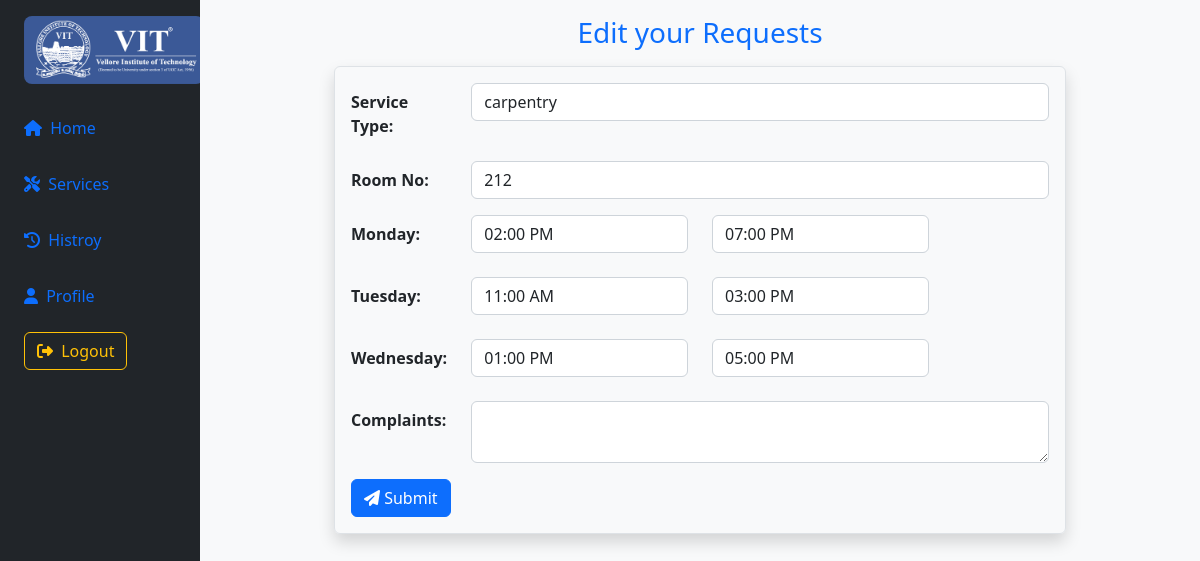
The page /frontend/edit.php?id=1 (signed in) on the database its author committed.
### tables this page shows
CREATE TABLE IF NOT EXISTS `mens_hostel` (
  `id` int(11) NOT NULL AUTO_INCREMENT,
  `regNo` varchar(9) NOT NULL,
  `name` varchar(30) NOT NULL,
  `block` varchar(5) NOT NULL,
  `roomNo` int(6) NOT NULL,
  `service` varchar(20) NOT NULL,
  `day1` varchar(20) NOT NULL,
  `day1slot` varchar(30) NOT NULL,
  `day2` varchar(20) NOT NULL,
  `day2slot` varchar(30) NOT NULL,
  `day3` varchar(20) NOT NULL,
  `day3slot` varchar(30) NOT NULL,
  `complaints` varchar(350) DEFAULT NULL,
  `registered` date NOT NULL,
  `status` varchar(30) NOT NULL,
  `comments` varchar(600) DEFAULT NULL,
  PRIMARY KEY (`id`)
);

### backend/selectService.php (called while the page is built, shortened)
<?php
    include('connectDB.php');
    function editById($id){
        global $con;
        $query = "";
        if($_SESSION['gender'] == "male"){
            $query = "select service, day1, day2, day3, day1slot, day2slot, day3slot, complaints from mens_hostel where id=$id";
        }
        elseif($_SESSION['gender'] == "female"){
            $query = "select service, day1, day2, day3, day1slot, day2slot, day3slot, complaints from womens_hostel where id=$id";
        }
        $result = mysqli_query($con, $query);
        if(!$result){
            echo "<script type='text/javascript'>alert('error to fetch data :('); window.location = '../frontEnd/home.php'; </script>";
        }
        else
            return $result;
    }
?>

### frontend/edit.php (the view, shortened to what this page needs)
<?php require_once('../components/html_head.php'); ?>
<?php
    $id = $_GET['id'];
    require_once("../backend/selectService.php");
    $result = editById($id);
    $data = mysqli_fetch_assoc($result);
    $arr1 = explode("-", $data['day1slot']);
    $arr2 = explode("-", $data['day2slot']);
    $arr3 = explode("-", $data['day3slot']);
?>
<main>
    <div class="container-fluid">
        <div class="row flex-nowrap">
            <?php require_once('../components/navbar.php'); ?>
            <div class="col py-3 bg-light">
                <h3 class="text-primary mb-3 text-center">Edit your Requests</h3>
                <form method="POST" onsubmit="return validate();" action="../backend/updateService.php"
                class="m-3 p-3 border w-75 mx-auto rounded shadow">
                    <div class="row mb-3">
                        <label for="service" class="col-sm-2 col-form-label fw-bold">Service Type:</label>
                        <div class="col-sm-10">
                            <input type="text" class="form-control" id="service" name="service" value="<?= $data['service'] ?>" readonly>
                        </div>
                    </div>
                    <div class="row mb-3">
                        <label for="roomno" class="col-sm-2 col-form-label fw-bold">Room No:</label>
                        <div class="col-sm-10">
                        <input type="number" class="form-control" id="roomno" name="roomNo" value="<?= $_SESSION['roomNo'] ?>" readonly>
                        </div>
                    </div>
                    <div class="form-row row mb-3">
                        <label for="from1" class="col-sm-2 col-form-label fw-bold"><?= $data['day1'] ?>:</label>
                        <div class="form-group col-md-4 mb-2">
                            <select id="from1" name="from1" class="form-control" onchange="show(this, document.getElementById('to1'));" required>
                                <option value="<?= $arr1[0]?>" hidden selected><?= $arr1[0]?></option>
                            </select>
                        </div>
                        <div class="form-group col-md-4">
                            <select id="to1" name="to1" class="form-control" required>
                                <option value="<?= $arr1[1]?>" hidden selected><?= $arr1[1]?></option>
                            </select>
                        </div>
                    </div>
                    <div class="form-row row mb-3">
                        <label for="from2" class="col-sm-2 col-form-label fw-bold"><?= $data['day2'] ?>:</label>
                        <div class="form-group col-md-4 mb-2">
                            <select id="from2" name="from2" class="form-control" onchange="show(this, document.getElementById('to2'));" required>
                                <option value="<?= $arr2[0]?>" hidden selected><?= $arr2[0]?></option>
                            </select>
                        </div>
                        <div class="form-group col-md-4">
                            <select id="to2" name="to2" class="form-control" required>
                                <option value="<?= $arr2[1]?>" hidden selected><?= $arr2[1]?></option>
                            </select>
                        </div>
                    </div>
                    <div class="form-row row mb-3">
                        <label for="from3" class="col-sm-2 col-form-label fw-bold"><?= $data['day3'] ?>:</label>
                        <div class="form-group col-md-4 mb-2">
                            <select id="from3" name="from3" class="form-control" onchange="show(this, document.getElementById('to3'));" required>
                                <option value="<?= $arr3[0]?>" hidden selected><?= $arr3[0]?></option>
                            </select>
                        </div>
                        <div class="form-group col-md-4">
                            <select id="to3" name="to3" class="form-control" required>
                                <option value="<?= $arr3[1]?>" hidden selected><?= $arr3[1]?></option>
                            </select>
                        </div>
                    </div>
                    <?php if($data['service'] != "roomcleaning") : ?>
                        <div class="row mb-3">
                            <label for="complaints" class="col-sm-2 col-form-label fw-bold">Complaints:</label>
                            <div class="col-sm-10">
                                <textarea maxlength="300" class="form-control" id="complaints" name="complaints" placeholder="Enter your complaints" required> <?= $data['complaints']?></textarea>
                            </div>
                        </div>
                    <?php endif; ?>
                    <button type="submit" class="btn btn-primary" name="editService"><i class="fa-solid fa-paper-plane"></i> Submit</button>
                </form>
            </div>
        </div>
    </div>
</main>
<?php require_once('../components/footer.php'); ?>

### rows shown on the page
mens_hostel: service "carpentry", day1 "Monday", from1 "02:00 PM", to1 "07:00 PM", day2 "Tuesday", from2 "11:00 AM", to2 "03:00 PM", day3 "Wednesday", from3 "01:00 PM", to3 "05:00 PM"
